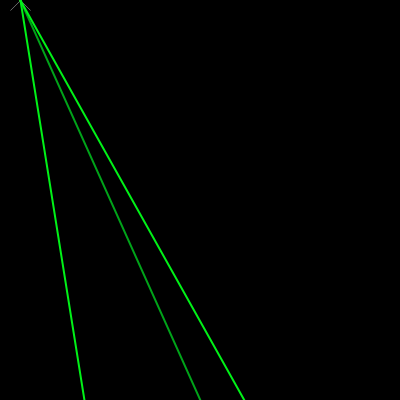
Frame 1 (no input)
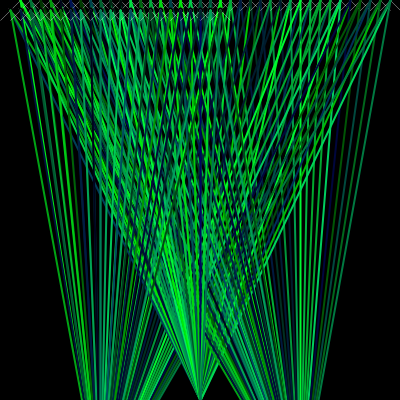
Frame 60 (the mouse pressed at the canvas centre just before this capture)
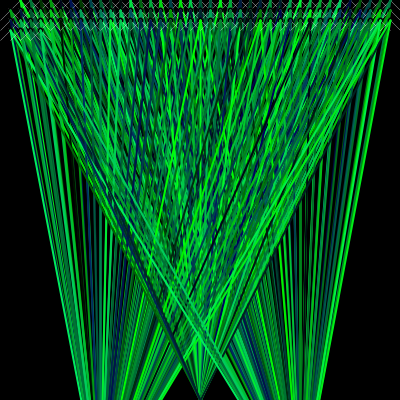
Frame 120 (the mouse held since frame 60 and released just before this capture)

The Processing sketch that drew these frames (run headless with seeded random() and noise(); from frame 60 on, the mouse is pressed at the canvas centre):

// Processing sketch: processing_55078
// ── processing_55078.pde

int x = 20;
int y = 0;
int counter = 0;

void setup() {
  size(400, 400);
  background(0);
  smooth();
}

void draw() {
  stroke(0);
  strokeWeight(2);
  fill(255);
  ellipse(x, y, 4, 4); //dot
  stroke(255);
  strokeWeight(0.3);
  line(x, y, x+10, y+10);
  line(x, y, x-10, y+10); //little lines
  stroke(0, random(255), random(100));
  strokeWeight(2);
  line(x, y, width/2, height);
  stroke(0, random(255), random(100));
  strokeWeight(2);
  line(x, y, width/2+width/4, height+height/4);
  line(x, y, width/2-width/4, height+height/4);

  counter ++;


  if (x < width) {
    x+=10;
  }

  if ( x == width) {
    x = 10;
    y+=10;
  }

  if ( y == height) {
    x = 20;
    y = 20;  
    super.stop();
  }
  println(counter);
}
